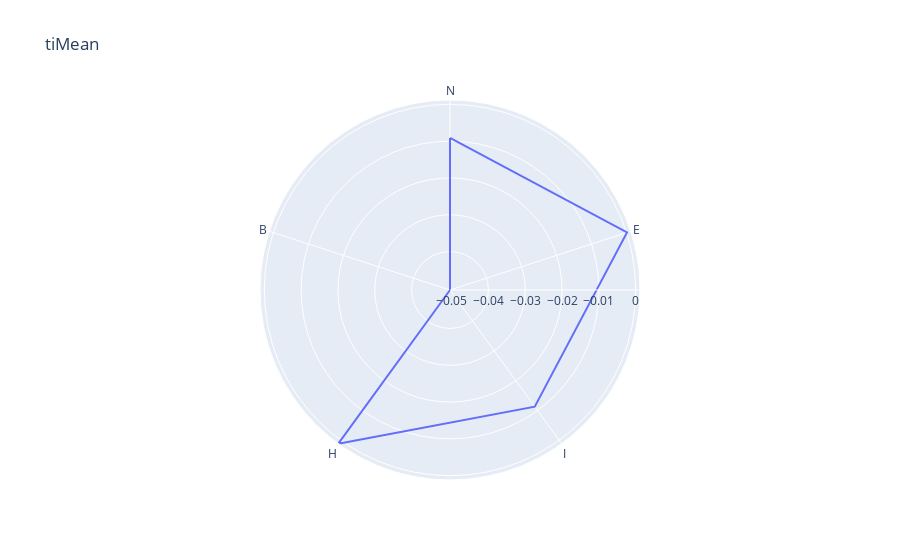

Notebook cell for this chart:
### Code cell
df = pd.DataFrame(dict(r = dependence.iloc[0, :], theta = ['N', 'E', 'I', 'H', 'B']))
fig = px.line_polar(df, r='r', theta='theta', line_close=True, title='tiMean')
fig.show()

### Figure 1 — Plotly figure (JSON) as saved in the notebook; plotly's stock layout.template omitted (floating-point values rounded to 4 significant figures)
{"data": [{"hovertemplate": "r=%{r}<br>theta=%{theta}<extra></extra>", "legendgroup": "", "line": {"color": "#636efa", "dash": "solid"}, "marker": {"symbol": "circle"}, "mode": "lines", "name": "", "r": [-0.009132, 0.0001216, -0.01127, 0.001172, -0.05043, -0.009132], "showlegend": false, "subplot": "polar", "theta": ["N", "E", "I", "H", "B", "N"], "type": "scatterpolar"}], "layout": {"legend": {"tracegroupgap": 0}, "polar": {"angularaxis": {"direction": "clockwise", "rotation": 90}, "domain": {"x": [0, 1], "y": [0, 1]}}, "title": {"text": "tiMean"}}}
